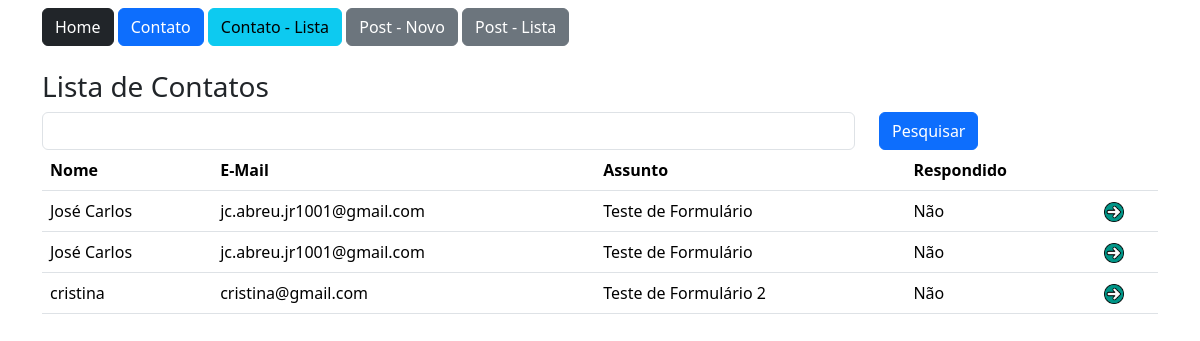
/contato/lista (signed in), run on the app's committed database.
### app/models.py (models this page shows)
class Contato(db.Model):
    id = db.Column(db.Integer, primary_key=True)
    data_envio = db.Column(db.DateTime, default=datetime.utcnow())
    nome = db.Column(db.String, nullable=True)
    email = db.Column(db.String, nullable=True)
    assunto = db.Column(db.String, nullable=True)
    mensagem = db.Column(db.String, nullable=True)
    respondido = db.Column(db.Integer, default=0)

### app/views.py (the view)
@app.route('/contato/lista')
@login_required
def contatoLista():
    if current_user.id == 3: return redirect(url_for('homepage'))
    print(current_user.id)
    if request.method == 'GET':
        pesquisa = request.args.get('pesquisa', '')
    dados = Contato.query.order_by('nome')
    if pesquisa != '':
        dados = dados.filter_by(nome=pesquisa)
    context = {'dados': dados.all()}
    return render_template('contato_lista.html', context=context)

### app/models.py (called while the page is built)
@login_manager.user_loader
def load_user(user_id):
    return User.query.get(user_id)

### app/templates/contato_lista.html
{% extends 'base.html' %}
{% block content %}
    <div class="container">
        {% include 'nav.html' %}
        <div class="row mt-4">
            <h3>Lista de Contatos</h3>
            <form action="" method="get" class="row">
                <div class="col-9">
                    <input type="text" name="pesquisa" class="form-control">
                </div>
                <div class="col-3">
                    <button type="submit" class="btn btn-primary">Pesquisar</button>
                </div>
            </form>
            <div class="col-12">
                <table class="table">
                    <thead>
                        <tr>
                            <th>Nome</th>
                            <th>E-Mail</th>
                            <th>Assunto</th>
                            <th>Respondido</th>
                            <th></th>
                        </tr>
                    </thead>
                    <tbody>
                        {% for linha in context['dados'] %}
                        <tr>
                            <td>{{linha.nome}}</td>
                            <td>{{linha.email}}</td>
                            <td>{{linha.assunto}}</td>
                            <td>
                                {% if linha.respondido == 1 %}
                                    Sim
                                {% else %}
                                    Não
                                {% endif %}
                            </td>
                            <td><a href="{{ url_for('contatoDetail', id=linha.id) }}"> <img src="{{ url_for('static', filename='img/btn.png') }}" style="width: 20px;"> </a></td>
                        </tr>
                        {% endfor %}
                    </tbody>
                </table>
            </div>
        </div>
    </div>
{% endblock %}

### app/templates/base.html (shortened to what this page needs)
<!DOCTYPE html>
<html lang="pt-Br">
<head>
    <link href="https://cdn.jsdelivr.net/npm/bootstrap@5.3.8/dist/css/bootstrap.min.css" rel="stylesheet">
</head>
<body>
    <section class="container-fluid mt-2">
        {% block content %} {% endblock %}
    </section>
</body>
</html>

### app/templates/nav.html
<a href="/" class="btn btn-dark">Home</a>
<a href="{{url_for('contato')}}" class="btn btn-primary">Contato</a>
<a href="{{url_for('contatoLista')}}" class="btn btn-info">Contato - Lista</a>
<a href="{{url_for('PostNovo')}}" class="btn btn-secondary">Post - Novo</a>
<a href="{{url_for('PostLista')}}" class="btn btn-secondary">Post - Lista</a>

### data on the page
Contato: nome "José Carlos", email "jc.abreu.jr1001@gmail.com", assunto "Teste de Formulário", respondido "Não"
Contato: nome "José Carlos", email "jc.abreu.jr1001@gmail.com", assunto "Teste de Formulário", respondido "Não"
Contato: nome "cristina", email "cristina@gmail.com", assunto "Teste de Formulário 2", respondido "Não"
